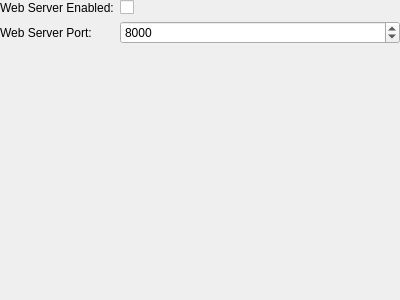
<?xml version="1.0" encoding="UTF-8"?>
<ui version="4.0">
 <class>deviceSettings</class>
 <widget class="QWidget" name="webServerSettings">
  <property name="geometry">
   <rect>
    <x>0</x>
    <y>0</y>
    <width>400</width>
    <height>300</height>
   </rect>
  </property>
  <property name="windowTitle">
   <string>WebServer Settings</string>
  </property>
  <layout class="QFormLayout" name="formLayout">
   <property name="fieldGrowthPolicy">
    <enum>QFormLayout::AllNonFixedFieldsGrow</enum>
   </property>
   <property name="leftMargin">
    <number>0</number>
   </property>
   <property name="topMargin">
    <number>0</number>
   </property>
   <property name="rightMargin">
    <number>0</number>
   </property>
   <property name="bottomMargin">
    <number>0</number>
   </property>
   <item row="0" column="0">
    <widget class="QLabel" name="enabledText">
     <property name="text">
      <string>Web Server Enabled:</string>
     </property>
    </widget>
   </item>
   <item row="0" column="1">
    <widget class="QCheckBox" name="enabledCheck">
     <property name="text">
      <string/>
     </property>
    </widget>
   </item>
   <item row="1" column="0">
    <widget class="QLabel" name="portText">
     <property name="text">
      <string>Web Server Port:</string>
     </property>
    </widget>
   </item>
   <item row="1" column="1">
    <widget class="QSpinBox" name="portSpin">
     <property name="minimum">
      <number>1025</number>
     </property>
     <property name="maximum">
      <number>32768</number>
     </property>
     <property name="value">
      <number>8000</number>
     </property>
    </widget>
   </item>
  </layout>
 </widget>
 <resources/>
 <connections/>
</ui>
